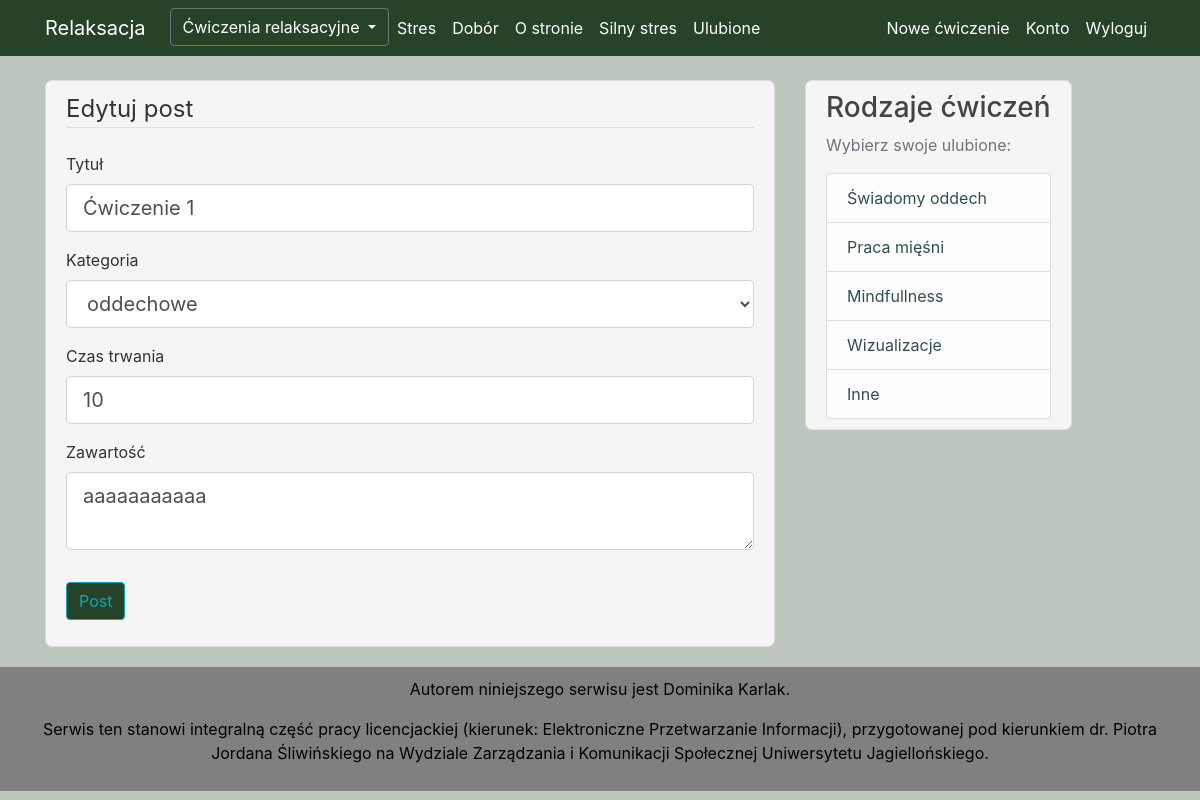
The page /post/1/update (signed in) on the database its author committed.
### Relaks/models.py (models this page shows, shortened)
class Post(db.Model):
    id = db.Column(db.Integer, primary_key=True, autoincrement=True)
    name = db.Column(db.String(100), nullable=True)
    category = db.Column(db.String(100), nullable=True)
    time = db.Column(db.Integer, nullable=True)
    content = db.Column(db.Text, nullable=True)
    user_id = db.Column(db.Integer, db.ForeignKey('user.id'), nullable=False)
    fav = db.relationship('Favourite', backref='fav', lazy=True)
    comments = db.relationship("Comment", backref='article', lazy=True)

### Relaks/routes.py (the view)
@app.route("/post/<int:post_id>/update", methods=['GET', 'POST'])
@login_required
def update_post(post_id):
    post = Post.query.get_or_404(post_id)
    if post.author != current_user:
        abort(403)
    form = PostForm()
    if form.validate_on_submit():
        post.name = form.name.data
        post.category = form.category.data
        post.time = form.time.data
        post.content = form.content.data
        db.session.commit()
        flash("Twój post został edytowany", 'success')
        return redirect(url_for('post', post_id=post.id))
    elif request.method == 'GET':
        form.name.data = post.name
        form.category.data = post.category
        form.time.data = post.time
        form.content.data = post.content
    return render_template('update.html', title=update_post, post=post, form=form, legend='Edytuj post')

### Relaks/forms.py
class PostForm(FlaskForm):
    name = StringField('Tytuł', validators=[DataRequired()])
    category = SelectField('Kategoria', validators=[DataRequired()], choices=[('oddechowe'), ('mięśniowe'),
                                                                              ('mindfullness'), ('wizualizacje'),
                                                                              ('inne')])
    time = IntegerField('Czas trwania', validators=[DataRequired()])
    content = TextAreaField('Zawartość', validators=[DataRequired()])
    submit = SubmitField('Post')

### Relaks/models.py (called while the page is built)
@login_manager.user_loader
def load_user(user_id):
    return User.query.get(int(user_id))

### Relaks/templates/update.html (shortened to what this page needs)
{% extends "layout.html" %}
{% block content %}
<div class="content-section">
        <form method="POST" action="">
            <fieldset class="form-group">
                <legend class="border-bottom mb-4"> {{ legend }} </legend>
                <div class="form-group">
                    {{ form.name.label(class="form-control-label") }}
                    {% if form.name.errors %}
                        {{ form.name(class="form-control form-control-lg is-invalid") }}
                        <div class="invalid-feedback">
                            {% for error in form.name.errors %}
                                <span>{{ error }}</span>
                            {% endfor %}
                        </div>
                    {% else %}
                        {{ form.name(class="form-control form-control-lg") }}
                    {% endif %}
                </div>
                <div class="form-group">
                        {{ form.category.label(class="form-control-label") }}
                        {% if form.category.errors %}
                            {{ form.category(class="form-control form-control-lg is-invalid") }}
                            <div class="invalid-feedback">
                                {% for error in form.category.errors %}
                                    <span>{{ error }}</span>
                                {% endfor %}
                            </div>
                        {% else %}
                            {{ form.category(class="form-control form-control-lg") }}
                        {% endif %}
                    </div>
                <div class="form-group">
                        {{ form.time.label(class="form-control-label") }}
                        {% if form.time.errors %}
                            {{ form.time(class="form-control form-control-lg is-invalid") }}
                            <div class="invalid-feedback">
                                {% for error in form.time.errors %}
                                    <span>{{ error }}</span>
                                {% endfor %}
                            </div>
                        {% else %}
                            {{ form.time(class="form-control form-control-lg") }}
                        {% endif %}
                </div>
                <div class="form-group">
                    {{ form.content.label(class="form-control-label") }}
                    {% if form.content.errors %}
                        {{ form.content(class="form-control form-control-lg is-invalid") }}
                        <div class="invalid-feedback">
                            {% for error in form.content.errors %}
                                <span>{{ error }}</span>
                            {% endfor %}
                        </div>
                    {% else %}
                        {{ form.content(class="form-control form-control-lg") }}
                    {% endif %}
                </div>
            </fieldset>
            <div class="form-group">
                {{ form.submit(class="btn btn-outline-info") }}
            </div>
        </form>
    </div>
{% endblock content %}

### Relaks/static/main.css (style rules this page uses)
body { background-color: #bdc6bd; color: #333333; margin-top: 5rem; }
.content-section { background-color: whitesmoke; padding: 10px 20px; border: 1px solid #dddddd; border-radius: 7px; margin-bottom: 20px; }
.btn { background-color: #26432a; }

### rows shown on the page
Post: name "Ćwiczenie 1", category "oddechowe", time "10", content "aaaaaaaaaaa"

### other values the page prints
{{ legend }} "Edytuj post"
